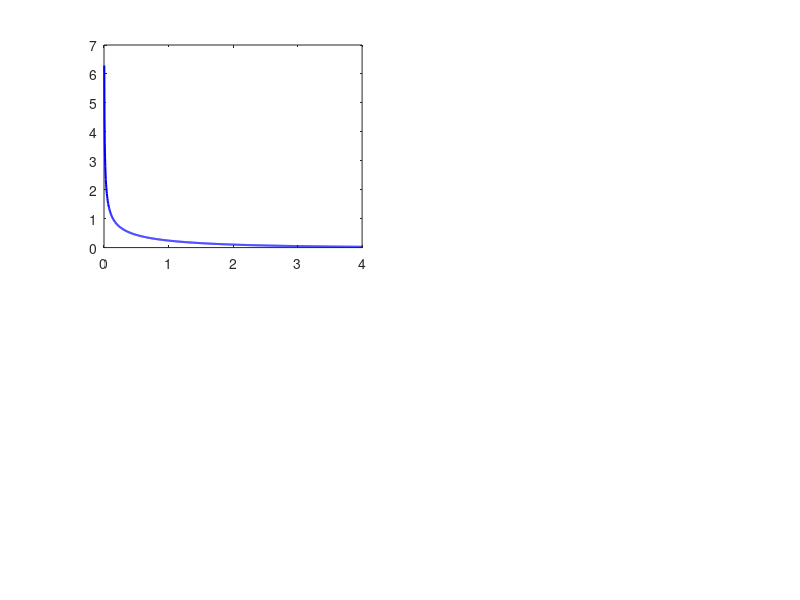

The MATLAB script that drew this image: (Note: this script raises an error after producing the figure.)
% Victor Z
% UW-Madison, 2019
% compare chi-squared

clc; clear all; close all hidden;

% define parameters
 beta=[2,2,2,2];
alpha=[1/2,2/2,3/2,4/2];
color=["blue","red","green","black"];
x=linspace(0,4,1000);

subplot(2,2,1)
for k=1:length(beta)
plot(x,gampdf(x,alpha(k),beta(k)),color(k),'LineWidth',1.5)
hold on
end
grid on
xlabel('$x$','Interpreter','latex')
ylabel('$f(x)$','Interpreter','latex')
title('')
axis([0,4,0,1])

subplot(2,2,2)
for k=1:length(beta)
plot(x,gamcdf(x,alpha(k),beta(k)),color(k),'LineWidth',1.5)
hold on
end
grid on
lgd=legend('$r=1$','$r=2$','$r=3$','$r=4$','Interpreter','latex','location','southeast')
lgd.FontSize = 8;
xlabel('$x$','Interpreter','latex')
ylabel('$F(x)$','Interpreter','latex')
title('')
print -depsc ch2_chisq.eps


% plot quantile functions for chi2(1) and normal(0,1)
alpha=linspace(0.01,1);
figure(2)
subplot(2,2,1)
plot(alpha,chi2inv(1-alpha,1),'b-','LineWidth',1.5)
grid on
lgd=legend('$\chi^2(1)$','Interpreter','latex','location','northeast')
lgd.FontSize = 8;
ylabel('$Q(1-\alpha)$','Interpreter','latex')
xlabel('$\alpha$','Interpreter','latex')
title('')
subplot(2,2,2)
plot(alpha,norminv(1-alpha/2).^2,'b-','LineWidth',1.5)
grid on
lgd=legend('$N(0,1)$','Interpreter','latex','location','northeast')
lgd.FontSize = 8;
ylabel('$Q(1-\alpha/2)^2$','Interpreter','latex')
xlabel('$\alpha$','Interpreter','latex')
title('')
print -depsc ch2_quantiles_norm_chi2.eps